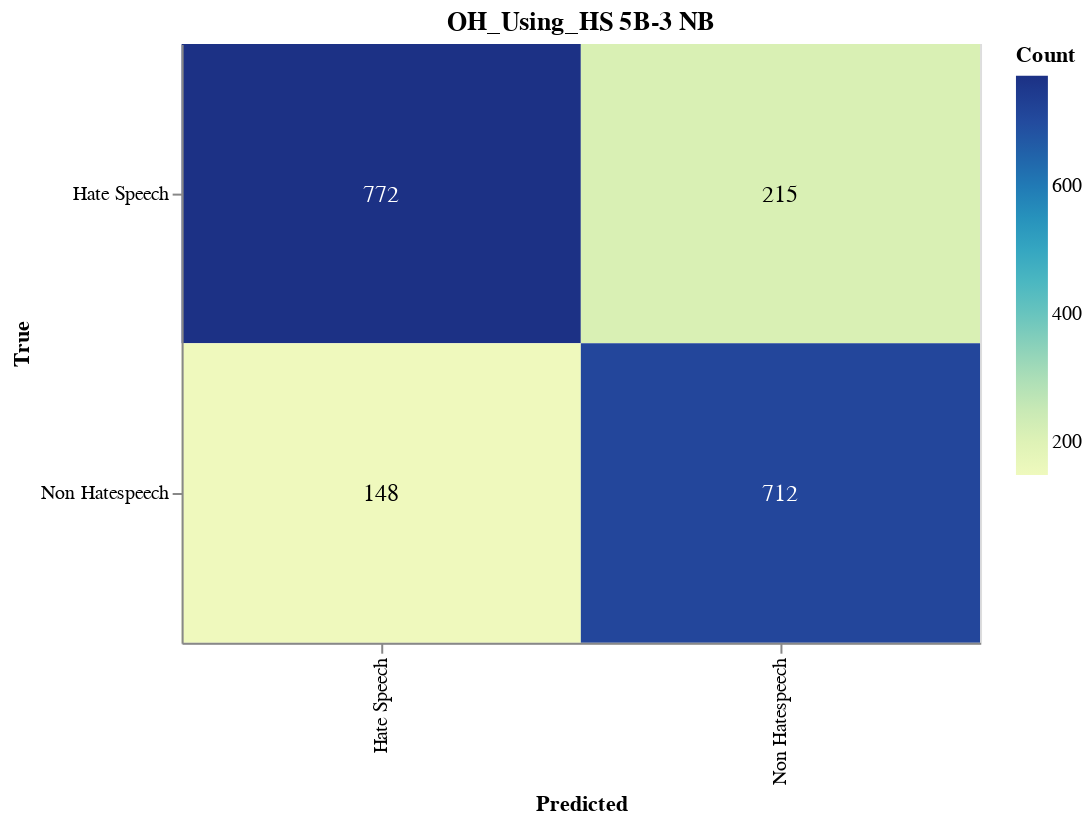

Notebook code cell kept with this figure:
### Markdown cell above
#### Save Confusion Matrix

### Code cell
import altair as alt
import pandas as pd
from sklearn.metrics import confusion_matrix

# Calculate the confusion matrix
cm = confusion_matrix(true_labels, adjusted_predictions)

# Define class names
class_names = ['Non Hatespeech', 'Hate Speech']

# Convert confusion matrix to DataFrame
cm_df = pd.DataFrame(cm, index=class_names, columns=class_names).reset_index().melt(id_vars='index')
cm_df.columns = ['True', 'Predicted', 'Count']

# Ensure the order of categories
cm_df['True'] = pd.Categorical(cm_df['True'], categories=class_names, ordered=True)
cm_df['Predicted'] = pd.Categorical(cm_df['Predicted'], categories=class_names, ordered=True)

# Create the Altair plot
heatmap = alt.Chart(cm_df).mark_rect().encode(
    x=alt.X('Predicted:O', sort=class_names),
    y=alt.Y('True:O', sort=class_names),
    color='Count:Q',
    tooltip=['True', 'Predicted', 'Count']
).properties(
    width=400,
    height=300,
    title='OH_Using_HS 5B-3 NB'
)

# Add text labels
text = heatmap.mark_text(
    align='center',
    baseline='middle',
    fontSize=12
).encode(
    text='Count:Q',
    color=alt.condition(
        alt.datum.Count > cm.max() / 2,
        alt.value('white'),
        alt.value('black')
    )
)

# Combine heatmap and text
final_chart = heatmap + text

# Display the plot
final_chart.show()

### Figure 1 — Vega-Lite specification as saved in the notebook (floating-point values rounded to 4 significant figures)
{"config": {"view": {"continuousWidth": 300, "continuousHeight": 300}}, "layer": [{"mark": {"type": "rect"}, "encoding": {"color": {"field": "Count", "type": "quantitative"}, "tooltip": [{"field": "True", "type": "ordinal"}, {"field": "Predicted", "type": "ordinal"}, {"field": "Count", "type": "quantitative"}], "x": {"field": "Predicted", "sort": ["Hate Speech", "Non Hatespeech"], "type": "ordinal"}, "y": {"field": "True", "sort": ["Hate Speech", "Non Hatespeech"], "type": "ordinal"}}, "title": "OH_Using_HS 5B-3 NB"}, {"mark": {"type": "text", "align": "center", "baseline": "middle", "fontSize": 12}, "encoding": {"color": {"condition": {"test": "(datum.Count > 386.0)", "value": "white"}, "value": "black"}, "text": {"field": "Count", "type": "quantitative"}, "tooltip": [{"field": "True", "type": "ordinal"}, {"field": "Predicted", "type": "ordinal"}, {"field": "Count", "type": "quantitative"}], "x": {"field": "Predicted", "sort": ["Hate Speech", "Non Hatespeech"], "type": "ordinal"}, "y": {"field": "True", "sort": ["Hate Speech", "Non Hatespeech"], "type": "ordinal"}}, "title": "OH_Using_HS 5B-3 NB"}], "data": {"name": "data-369b1da50df2fafe0ad053d8bbeaec4d"}, "height": 300, "width": 400, "$schema": "https://vega.github.io/schema/vega-lite/v5.17.0.json", "datasets": {"data-369b1da50df2fafe0ad053d8bbeaec4d": [{"True": "Hate Speech", "Predicted": "Hate Speech", "Count": 772}, {"True": "Non Hatespeech", "Predicted": "Hate Speech", "Count": 148}, {"True": "Hate Speech", "Predicted": "Non Hatespeech", "Count": 215}, {"True": "Non Hatespeech", "Predicted": "Non Hatespeech", "Count": 712}]}}
